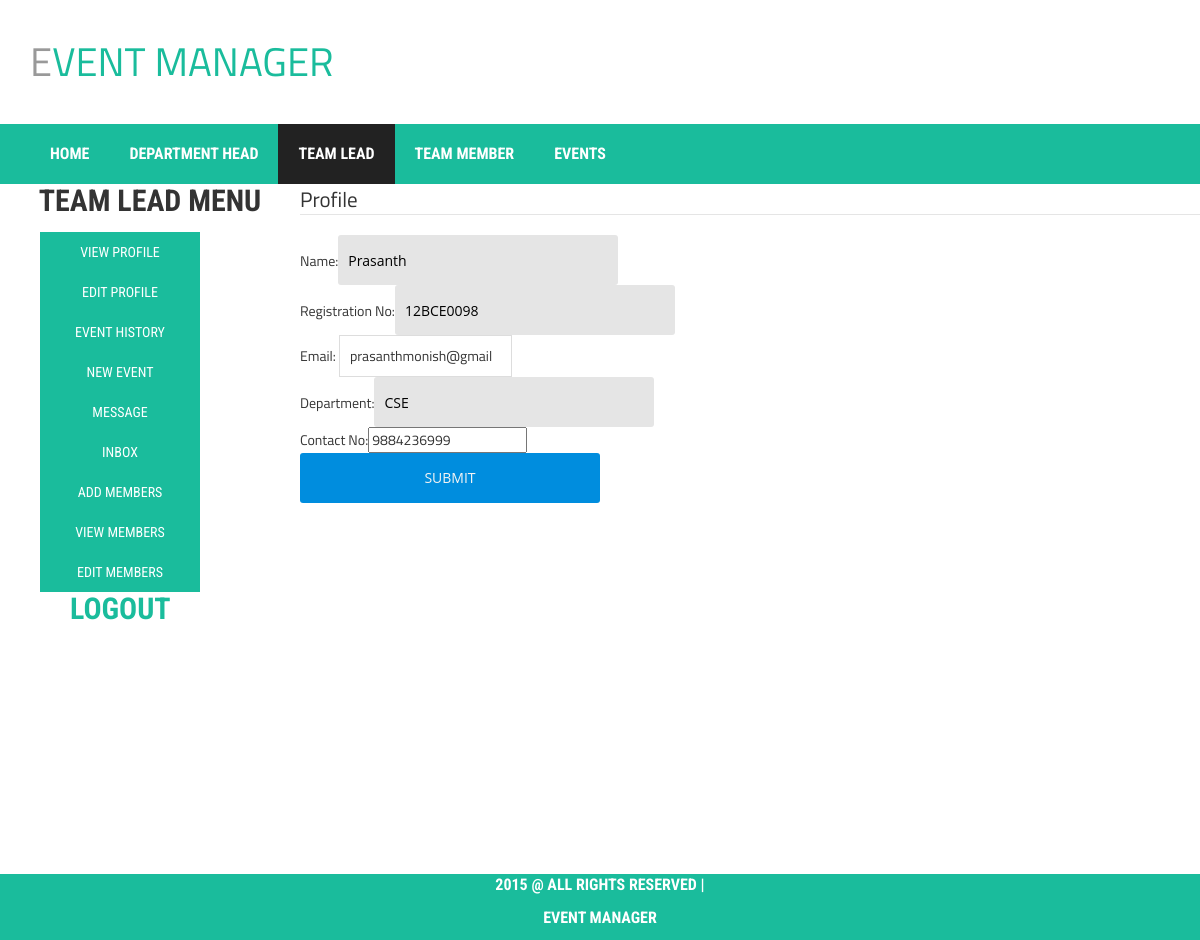
Screenshot of /tl_Edit_Profile.php (signed in) with the database file from the repository.
### tables this page shows
CREATE TABLE IF NOT EXISTS `teamlead_profile` (
  `user_id` varchar(15) NOT NULL,
  `name` varchar(15) NOT NULL,
  `email_id` varchar(20) NOT NULL,
  `department` varchar(15) NOT NULL,
  `contact_no` varchar(11) NOT NULL,
  `reg_no` varchar(10) NOT NULL
);

### tl_Edit_Profile.php (the view, shortened to what this page needs)
<?php
include("header2.php");
include("TL_menu_list.php");
$con = mysqli_connect("localhost","root", "", "event manager");
	$a7=$_SESSION['name'];
$sql="SELECT * FROM teamlead_profile WHERE user_id='$a7'";
$result=mysqli_query($con,$sql);
$rows=mysqli_fetch_array($result);
	?>
<section id="tl_editprof">
<form action="tl_edit_prof2.php" method="post">
<fieldset>
<legend>Profile</legend>
Name:<input type="text" id="tl_name" name="tl_name" value="<?php echo $rows['name']?>"><br>
Registration No:<input type="text" id="tl_regid" name="tl_regid" value="<?php echo $rows['reg_no']?>"><br>
Email: <input type="email" id="tl_email" name="tl_email" value="<?php echo $rows['email_id']?>"><br>
Department:<input type="text" id="tl_dept" name="tl_dept" value="<?php echo $rows['department']?>"><br>
Contact No:<input type="number" id="tl_cont" name="tl_cont" value="<?php echo $rows['contact_no']?>"><br>
<input type="submit" value="submit" id="tl_editprof_sub" name="tl_editprof_sub">
</fieldset>
</form>
</section>
<?php
include("footer.php");
?>

### style.css (style rules this page uses)
html,body { height:100%; }
body { font-family: 'Titillium Web', sans-serif; }
form fieldset input[type="text"], input[type="password"] { background-color: #e5e5e5; border: none; border-radius: 3px; -moz-border-radius: 3px; -webkit-border-radius: 3px; color: #000000; font-family: 'Open Sans', Arial, Helvetica, sans-serif; font-size: 14px; height: 50px; outline: none; padding: 0px 10px; width: 280px; -webkit-appearance:none; }
form fieldset input[type="submit"] { background-color: #008dde; border: none; border-radius: 3px; -moz-border-radius: 3px; -webkit-border-radius: 3px; color: #f4f4f4; cursor: pointer; font-family: 'Open Sans', Arial, Helvetica, sans-serif; height: 50px; text-transform: uppercase; width: 300px; -webkit-appearance:none; }
input[type="text"], input[type="password"], input[type="email"], textarea { border: 1px solid #ddd; padding: 10px; }
input[type="submit"], button[type=submit] { background: none repeat scroll 0 0 #1abc9c; border: medium none; color: #fff; padding: 11px 20px; text-transform: uppercase; }

### rows the page displays
teamlead_profile: tl_name "Prasanth", tl_regid "12BCE0098", tl_email "prasanthmonish@gmail", tl_dept "CSE", tl_cont "9884236999"
